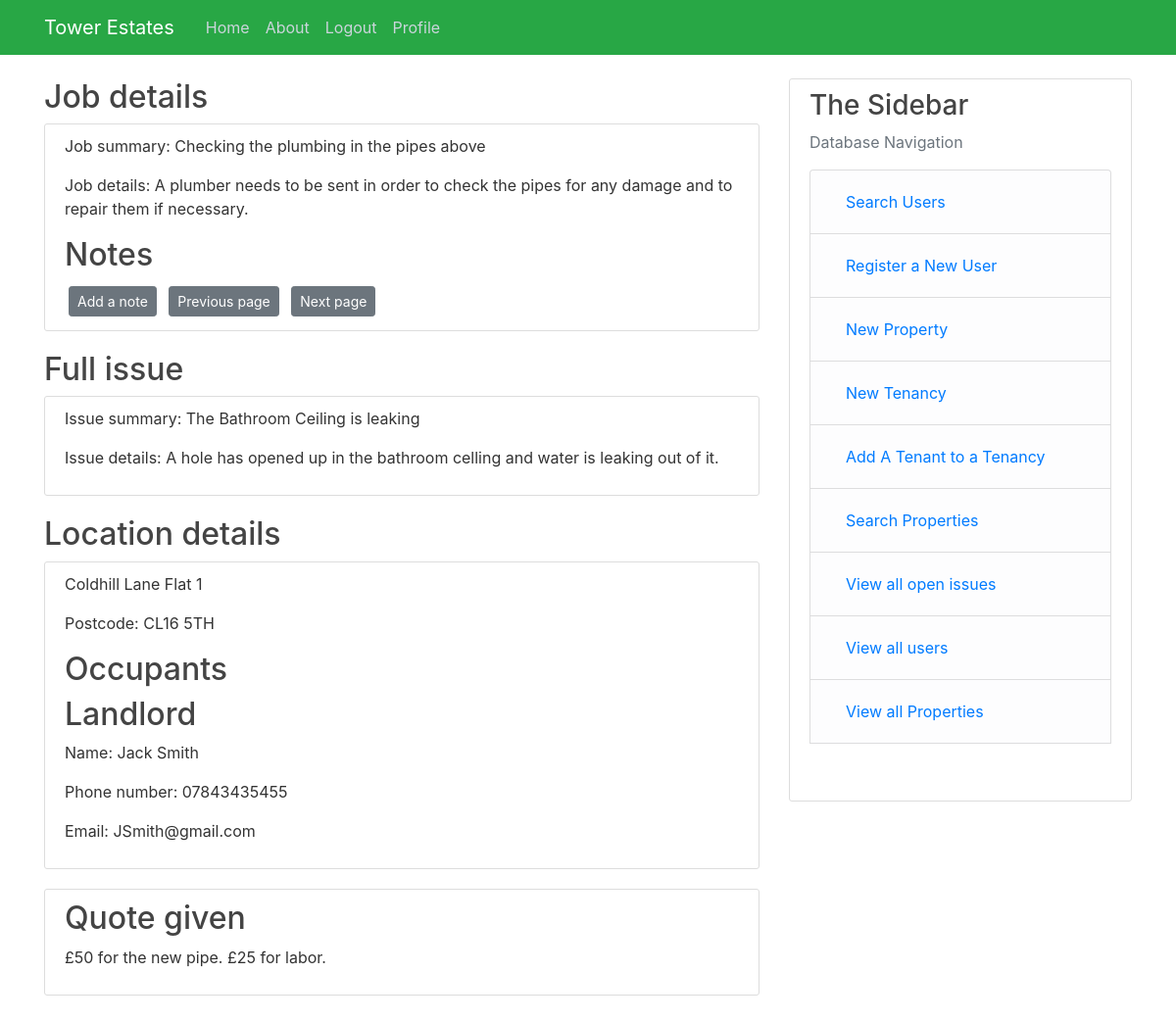
The page /contractor_job/1 (signed in) on the database as committed earlier.
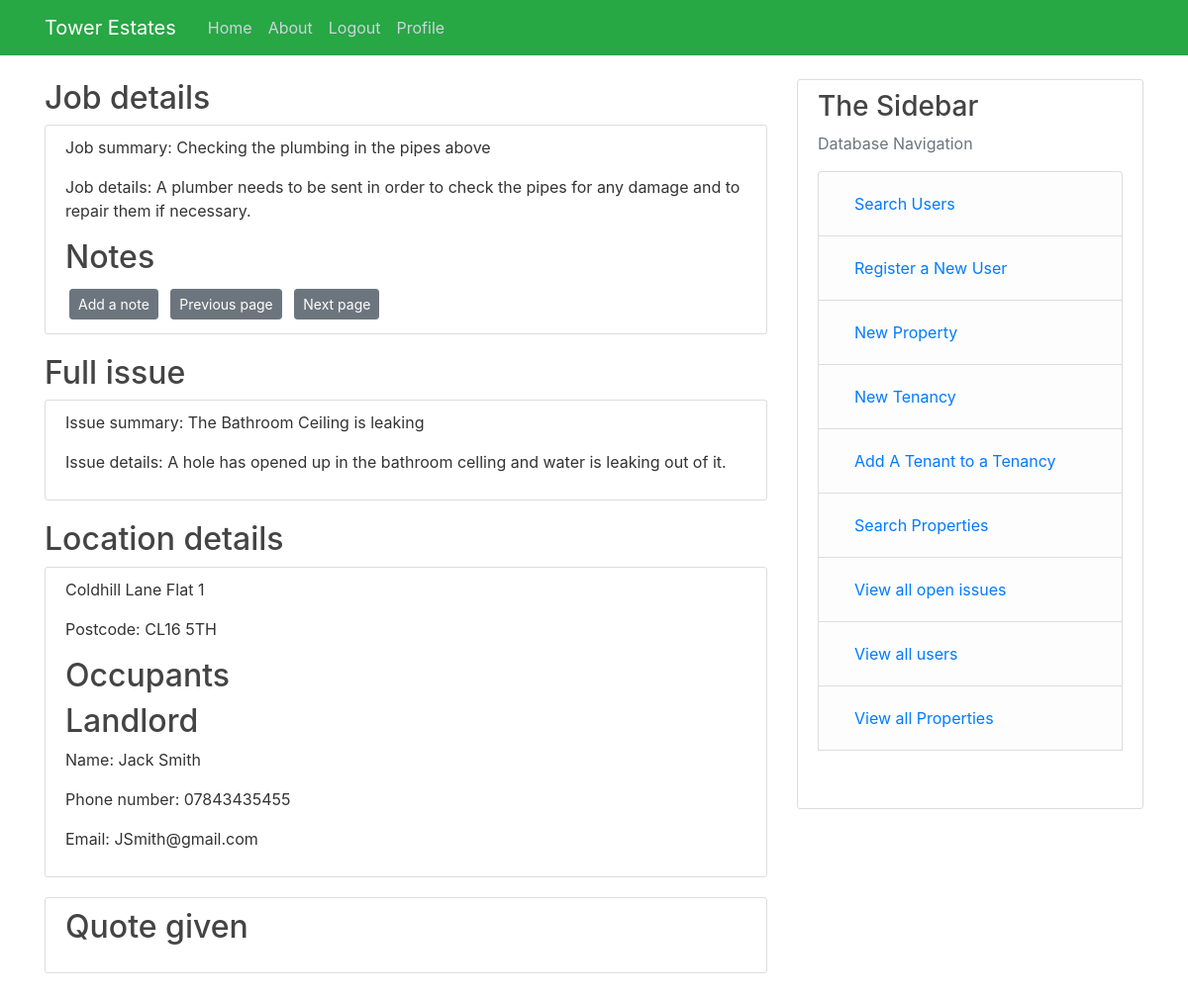
The same page on the database as committed later.
### Tower/models.py (models this page shows)
class Quotes(db.Model):  # Quotes for jobs table
    quote_id = db.Column(db.Integer, primary_key=True)
    created = db.Column(db.DateTime, default=datetime.utcnow)
    content = db.Column(db.String(500), nullable=False)
    chosen = db.Column(db.Boolean, default=False)
    job = db.Column(db.Integer, db.ForeignKey("jobs.job_id"), nullable=False)
    contractor = db.Column(db.Integer, db.ForeignKey("user.user_id"), nullable=False)

### Tower/routes.py (the view)
@app.route("/contractor_job/<int:job_id>")
@login_required
def contractor_job(job_id):  # Details of a job shown to a contractor
    page = request.args.get("page", 1, type=int)
    quote = db.session.query(Quotes).filter_by(job = job_id).first()
    job = db.session.query(Jobs).filter_by(job_id = job_id).first()
    issue= db.session.query(Issue).filter_by(issue_id = job.issue).first()
    location = db.session.query(Properties).filter_by(property_id = issue.property_id).first()
    landlord = db.session.query(User).filter_by(user_id = location.landlord_id).first()
    job_notes= db.session.query(Jobs_Notes).filter(Jobs_Notes.job == job.job_id)
    notes = job_notes.paginate(page, per_page=5)
    next_url = url_for("contractor_job", page=notes.next_num) \
        if notes.has_next else None
    prev_url = url_for("contractor_job", page=notes.prev_num) \
        if notes.has_prev else None
    occupants = db.session.query(User, Tenancies).outerjoin(Tenancies.occupants).filter(Tenancies.property_id == location.property_id)
    return render_template("contractor_job.html", quote=quote, job=job, location=location, issue=issue,
                           landlord=landlord, occupants=occupants, title="Job", next_url=next_url, prev_url=prev_url,
                           notes=notes)

### Tower/models.py (called while the page is built)
@login_manager.user_loader
def load_user(user_id):
    return User.query.get(int(user_id))

### Tower/templates/contractor_job.html (shortened to what this page needs)
{% extends "layout.html" %}
{% block content %}
<div class="article-title">
    <h2>Job details</h2>
</div>
<div class="content-section">
    <p>Job summary: {{job.summary}}</p>
    <p>Job details: {{job.content}}</p>
    <h2 class="article-title"> Notes</h2>
    <a class="btn btn-secondary btn-sm m-1" href=" {{url_for('add_job_note', job_id = job.job_id)}}">Add a note</a>
    <a class="btn btn-secondary btn-sm m-1" href=" {{prev_url}}">Previous page</a>
    <a class="btn btn-secondary btn-sm m-1" href=" {{next_url}}">Next page</a>
</div>
<div class="article-title">
    <h2>Full issue</h2>
</div>
<div class="content-section">
    <p>Issue summary: {{issue.summary}}</p>
    <p>Issue details: {{issue.content}}</p>
</div>
<div class="article-title">
    <h2>Location details</h2>
</div>
<div class="content-section">
    <p>{{location.address_line_1}} {{location.address_line_2}}</p>
    <p>Postcode: {{location.postcode}} </p>
    <h2 class="article-title">Occupants</h2>
    <h2 class="article-title">Landlord</h2>
    <p>Name: {{landlord.name}}</p>
    <p>Phone number: {{landlord.phone_number}}</p>
    <p>Email: {{landlord.email}}</p>
</div>
<div class="content-section">
    <h2> Quote given</h2>
    <p>{{quote.content}}</p>
</div>
{% endblock content %}

Rows that differ between the two databases and show on the page:
removed Quotes: content "£50 for the new pipe. £25 for labor."
